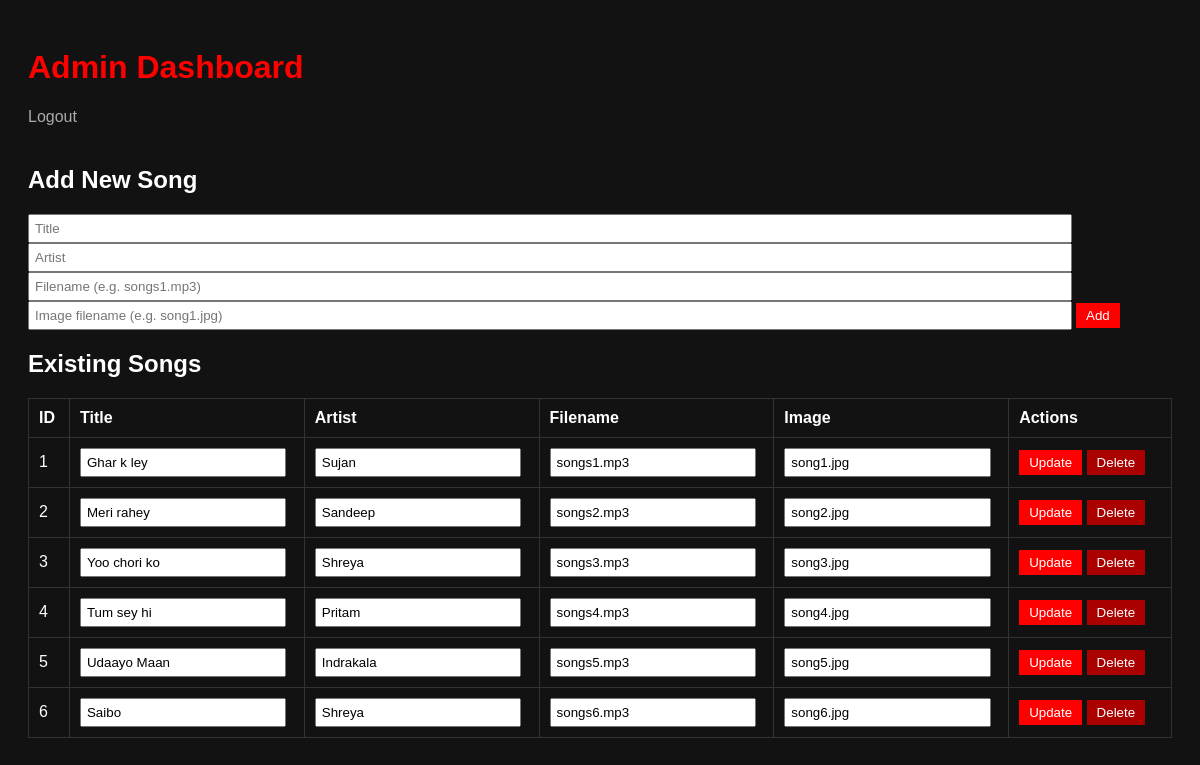
The app's page /admin (signed in), older data.
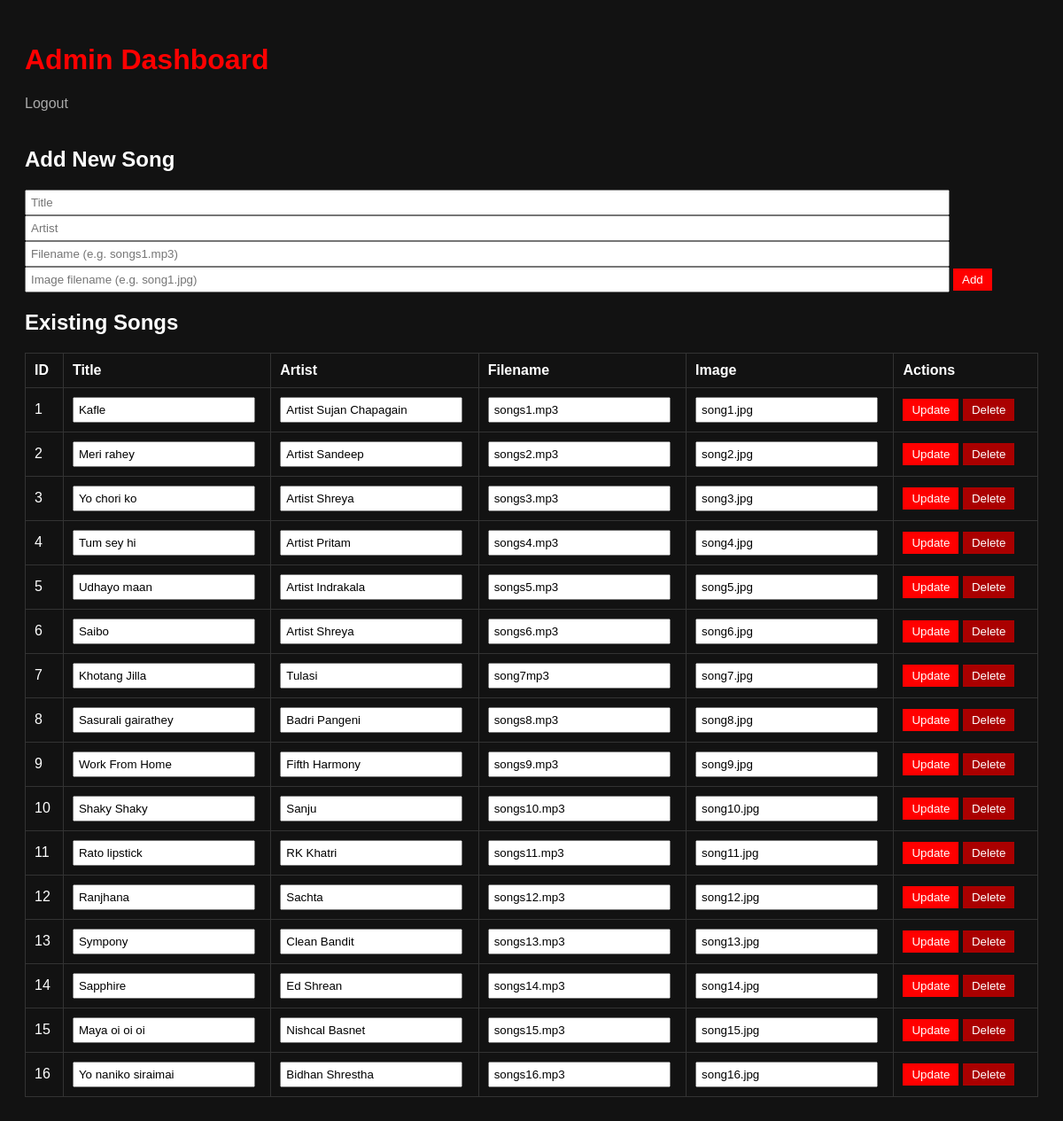
The same page, newer data.
### tables this page shows
CREATE TABLE songs (
                id INTEGER PRIMARY KEY AUTOINCREMENT,
                title TEXT NOT NULL,
                artist TEXT,
                filename TEXT NOT NULL,
                image TEXT
            );

### app.py (the view)
@app.route('/admin')
@admin_required
def admin_dashboard():
    conn = get_db_connection()
    songs = conn.execute('SELECT * FROM songs').fetchall()
    conn.close()
    return render_template('admin.html', songs=songs)

### app.py (called while the page is built)
def get_db_connection():
    conn = sqlite3.connect(DB)
    conn.row_factory = sqlite3.Row
    return conn

def admin_required(func):
    from functools import wraps
    @wraps(func)
    def wrapper(*args, **kwargs):
        if not session.get('admin_logged_in'):
            return redirect(url_for('admin_login'))
        return func(*args, **kwargs)
    return wrapper

### templates/admin.html (shortened to what this page needs)
<!DOCTYPE html>
<html>
<head>
</head>
<body>
  <h1>Admin Dashboard</h1>
  <a href="{{ url_for('admin_logout') }}" class="logout">Logout</a>
  <h2>Add New Song</h2>
  <form action="{{ url_for('admin_add_song') }}" method="POST">
    <input type="text" name="title" placeholder="Title" required>
    <input type="text" name="artist" placeholder="Artist">
    <input type="text" name="filename" placeholder="Filename (e.g. songs1.mp3)" required>
    <input type="text" name="image" placeholder="Image filename (e.g. song1.jpg)">
    <button type="submit">Add</button>
  </form>
  <h2>Existing Songs</h2>
  <table>
    <tr>
      <th>ID</th><th>Title</th><th>Artist</th><th>Filename</th><th>Image</th><th>Actions</th>
    </tr>
    {% for song in songs %}
    <tr>
      <form action="{{ url_for('admin_edit_song', song_id=song['id']) }}" method="POST" class="inline">
      <td>{{ song['id'] }}</td>
      <td><input type="text" name="title" value="{{ song['title'] }}" required></td>
      <td><input type="text" name="artist" value="{{ song['artist'] }}"></td>
      <td><input type="text" name="filename" value="{{ song['filename'] }}" required></td>
      <td><input type="text" name="image" value="{{ song['image'] }}"></td>
      <td>
        <button type="submit">Update</button>
      </form>
      <form action="{{ url_for('admin_delete_song', song_id=song['id']) }}" method="POST" class="inline" onsubmit="return confirm('Are you sure you want to delete this song?');">
        <button type="submit" style="background:#aa0000;">Delete</button>
      </form>
    </tr>
    {% endfor %}
  </table>
</body>
</html>

### templates/admin.html (style rules this page uses)
body { font-family: Arial, sans-serif; background: #121212; color: #fff; padding: 20px; }
h1 { color: #ff0000; }
table { width: 100%; border-collapse: collapse; margin-bottom: 20px; }
th, td { border: 1px solid #333; padding: 10px; text-align: left; }
input[type=text] { width: 90%; padding: 5px; }
button { padding: 5px 10px; background: #ff0000; border: none; color: #fff; cursor: pointer; }
form.inline { display: inline; }
a { color: #aaa; text-decoration: none; }
.logout { margin-bottom: 20px; display: inline-block; }

Row changes from the older to the newer data that the page shows:
changed songs "songs1.mp3": title "Ghar k ley" → "Kafle"; artist "Sujan" → "Artist Sujan Chapagain"
changed songs "Meri rahey": artist "Sandeep" → "Artist Sandeep"
changed songs "songs3.mp3": title "Yoo chori ko" → "Yo chori ko"; artist "Shreya" → "Artist Shreya"
changed songs "Tum sey hi": artist "Pritam" → "Artist Pritam"
changed songs "songs5.mp3": title "Udaayo Maan" → "Udhayo maan"; artist "Indrakala" → "Artist Indrakala"
changed songs "Saibo": artist "Shreya" → "Artist Shreya"
added songs: id "7", title "Khotang Jilla", artist "Tulasi", filename "song7mp3", image "song7.jpg"
added songs: id "8", title "Sasurali gairathey", artist "Badri Pangeni", filename "songs8.mp3", image "song8.jpg"
added songs: id "9", title "Work From Home", artist "Fifth Harmony", filename "songs9.mp3", image "song9.jpg"
added songs: id "10", title "Shaky Shaky", artist "Sanju", filename "songs10.mp3", image "song10.jpg"
added songs: id "11", title "Rato lipstick", artist "RK Khatri", filename "songs11.mp3", image "song11.jpg"
added songs: id "12", title "Ranjhana", artist "Sachta", filename "songs12.mp3", image "song12.jpg"
added songs: id "13", title "Sympony", artist "Clean Bandit", filename "songs13.mp3", image "song13.jpg"
added songs: id "14", title "Sapphire", artist "Ed Shrean", filename "songs14.mp3", image "song14.jpg"
added songs: id "15", title "Maya oi oi oi", artist "Nishcal Basnet", filename "songs15.mp3", image "song15.jpg"
added songs: id "16", title "Yo naniko siraimai", artist "Bidhan Shrestha", filename "songs16.mp3", image "song16.jpg"
